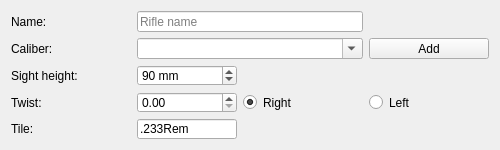
<?xml version="1.0" encoding="UTF-8"?>
<ui version="4.0">
 <class>catalogRifle</class>
 <widget class="QWidget" name="catalogRifle">
  <property name="geometry">
   <rect>
    <x>0</x>
    <y>0</y>
    <width>500</width>
    <height>150</height>
   </rect>
  </property>
  <property name="minimumSize">
   <size>
    <width>500</width>
    <height>150</height>
   </size>
  </property>
  <property name="maximumSize">
   <size>
    <width>500</width>
    <height>150</height>
   </size>
  </property>
  <property name="windowTitle">
   <string>Form</string>
  </property>
  <layout class="QGridLayout" name="gridLayout">
   <item row="2" column="0">
    <widget class="QLabel" name="label_67">
     <property name="sizePolicy">
      <sizepolicy hsizetype="Preferred" vsizetype="Preferred">
       <horstretch>0</horstretch>
       <verstretch>0</verstretch>
      </sizepolicy>
     </property>
     <property name="minimumSize">
      <size>
       <width>120</width>
       <height>0</height>
      </size>
     </property>
     <property name="text">
      <string>Sight height:</string>
     </property>
    </widget>
   </item>
   <item row="1" column="0">
    <widget class="QLabel" name="label_23">
     <property name="sizePolicy">
      <sizepolicy hsizetype="Preferred" vsizetype="Preferred">
       <horstretch>0</horstretch>
       <verstretch>0</verstretch>
      </sizepolicy>
     </property>
     <property name="minimumSize">
      <size>
       <width>120</width>
       <height>0</height>
      </size>
     </property>
     <property name="text">
      <string>Caliber:</string>
     </property>
    </widget>
   </item>
   <item row="4" column="1">
    <widget class="QLineEdit" name="caliberShort">
     <property name="sizePolicy">
      <sizepolicy hsizetype="Preferred" vsizetype="Preferred">
       <horstretch>0</horstretch>
       <verstretch>0</verstretch>
      </sizepolicy>
     </property>
     <property name="minimumSize">
      <size>
       <width>0</width>
       <height>0</height>
      </size>
     </property>
     <property name="maximumSize">
      <size>
       <width>100</width>
       <height>16777215</height>
      </size>
     </property>
     <property name="styleSheet">
      <string notr="true"/>
     </property>
     <property name="text">
      <string notr="true">.233Rem</string>
     </property>
     <property name="maxLength">
      <number>8</number>
     </property>
    </widget>
   </item>
   <item row="2" column="1">
    <widget class="QSpinBox" name="sh">
     <property name="sizePolicy">
      <sizepolicy hsizetype="Preferred" vsizetype="Preferred">
       <horstretch>0</horstretch>
       <verstretch>0</verstretch>
      </sizepolicy>
     </property>
     <property name="minimumSize">
      <size>
       <width>100</width>
       <height>0</height>
      </size>
     </property>
     <property name="maximumSize">
      <size>
       <width>100</width>
       <height>16777215</height>
      </size>
     </property>
     <property name="styleSheet">
      <string notr="true"/>
     </property>
     <property name="suffix">
      <string> mm</string>
     </property>
     <property name="maximum">
      <number>200</number>
     </property>
     <property name="value">
      <number>90</number>
     </property>
    </widget>
   </item>
   <item row="0" column="1" colspan="2">
    <widget class="QLineEdit" name="rifleName">
     <property name="sizePolicy">
      <sizepolicy hsizetype="Expanding" vsizetype="Preferred">
       <horstretch>0</horstretch>
       <verstretch>0</verstretch>
      </sizepolicy>
     </property>
     <property name="minimumSize">
      <size>
       <width>200</width>
       <height>0</height>
      </size>
     </property>
     <property name="styleSheet">
      <string notr="true"/>
     </property>
     <property name="text">
      <string notr="true"/>
     </property>
     <property name="maxLength">
      <number>20</number>
     </property>
     <property name="frame">
      <bool>true</bool>
     </property>
     <property name="placeholderText">
      <string>Rifle name</string>
     </property>
    </widget>
   </item>
   <item row="3" column="0">
    <widget class="QLabel" name="label_68">
     <property name="sizePolicy">
      <sizepolicy hsizetype="Preferred" vsizetype="Preferred">
       <horstretch>0</horstretch>
       <verstretch>0</verstretch>
      </sizepolicy>
     </property>
     <property name="minimumSize">
      <size>
       <width>120</width>
       <height>0</height>
      </size>
     </property>
     <property name="text">
      <string>Twist:</string>
     </property>
    </widget>
   </item>
   <item row="0" column="0">
    <widget class="QLabel" name="label_25">
     <property name="sizePolicy">
      <sizepolicy hsizetype="Preferred" vsizetype="Preferred">
       <horstretch>0</horstretch>
       <verstretch>0</verstretch>
      </sizepolicy>
     </property>
     <property name="minimumSize">
      <size>
       <width>120</width>
       <height>0</height>
      </size>
     </property>
     <property name="text">
      <string>Name:</string>
     </property>
    </widget>
   </item>
   <item row="4" column="0">
    <widget class="QLabel" name="label_24">
     <property name="sizePolicy">
      <sizepolicy hsizetype="Preferred" vsizetype="Preferred">
       <horstretch>0</horstretch>
       <verstretch>0</verstretch>
      </sizepolicy>
     </property>
     <property name="minimumSize">
      <size>
       <width>120</width>
       <height>0</height>
      </size>
     </property>
     <property name="text">
      <string>Tile:</string>
     </property>
    </widget>
   </item>
   <item row="3" column="1">
    <widget class="QDoubleSpinBox" name="twist">
     <property name="sizePolicy">
      <sizepolicy hsizetype="Preferred" vsizetype="Preferred">
       <horstretch>0</horstretch>
       <verstretch>0</verstretch>
      </sizepolicy>
     </property>
     <property name="maximumSize">
      <size>
       <width>100</width>
       <height>16777215</height>
      </size>
     </property>
     <property name="styleSheet">
      <string notr="true"/>
     </property>
    </widget>
   </item>
   <item row="1" column="3">
    <widget class="QPushButton" name="pushButton">
     <property name="sizePolicy">
      <sizepolicy hsizetype="Preferred" vsizetype="Preferred">
       <horstretch>0</horstretch>
       <verstretch>0</verstretch>
      </sizepolicy>
     </property>
     <property name="text">
      <string>Add</string>
     </property>
    </widget>
   </item>
   <item row="1" column="1" colspan="2">
    <widget class="QComboBox" name="caliberName">
     <property name="sizePolicy">
      <sizepolicy hsizetype="Expanding" vsizetype="Preferred">
       <horstretch>0</horstretch>
       <verstretch>0</verstretch>
      </sizepolicy>
     </property>
     <property name="editable">
      <bool>true</bool>
     </property>
    </widget>
   </item>
   <item row="3" column="2" colspan="2">
    <widget class="QWidget" name="widget" native="true">
     <layout class="QHBoxLayout" name="horizontalLayout">
      <property name="leftMargin">
       <number>0</number>
      </property>
      <property name="topMargin">
       <number>0</number>
      </property>
      <property name="rightMargin">
       <number>0</number>
      </property>
      <property name="bottomMargin">
       <number>0</number>
      </property>
      <item>
       <widget class="QRadioButton" name="rightTwist">
        <property name="enabled">
         <bool>true</bool>
        </property>
        <property name="sizePolicy">
         <sizepolicy hsizetype="Preferred" vsizetype="Preferred">
          <horstretch>0</horstretch>
          <verstretch>0</verstretch>
         </sizepolicy>
        </property>
        <property name="minimumSize">
         <size>
          <width>70</width>
          <height>0</height>
         </size>
        </property>
        <property name="styleSheet">
         <string notr="true"/>
        </property>
        <property name="text">
         <string>Right</string>
        </property>
        <property name="checked">
         <bool>true</bool>
        </property>
       </widget>
      </item>
      <item>
       <widget class="QRadioButton" name="leftTwist">
        <property name="sizePolicy">
         <sizepolicy hsizetype="Preferred" vsizetype="Preferred">
          <horstretch>0</horstretch>
          <verstretch>0</verstretch>
         </sizepolicy>
        </property>
        <property name="minimumSize">
         <size>
          <width>70</width>
          <height>0</height>
         </size>
        </property>
        <property name="styleSheet">
         <string notr="true"/>
        </property>
        <property name="text">
         <string>Left</string>
        </property>
       </widget>
      </item>
     </layout>
    </widget>
   </item>
  </layout>
 </widget>
 <resources/>
 <connections/>
</ui>
